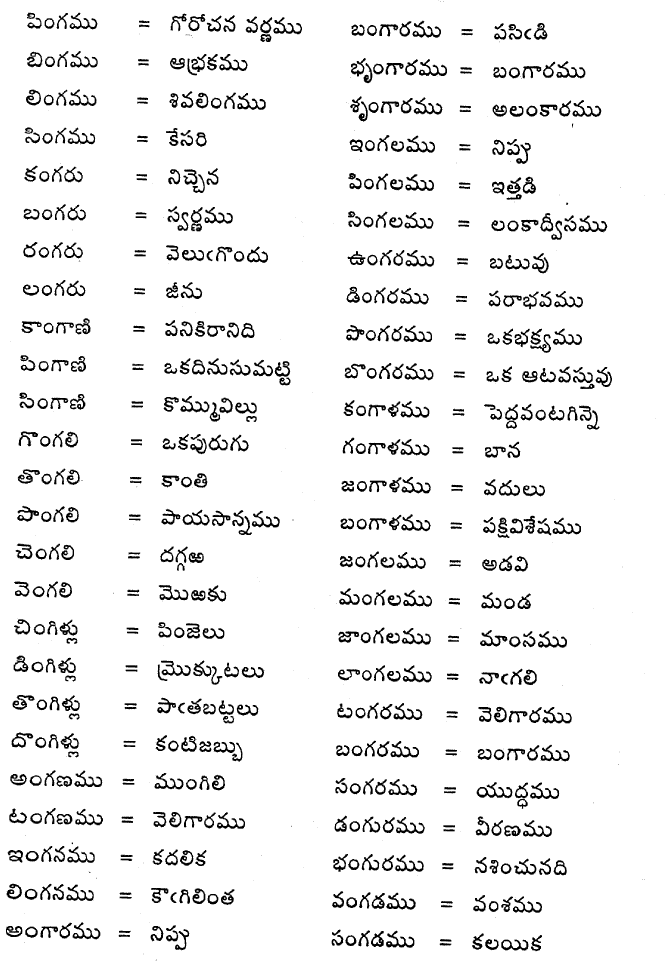
#> input picture data/praasa.tif, 2002 x 2908 px (shown at 1/3 size)
$ python -i line_seperate.py   (imports and definitions only)
#> lines starting #> are read from the running program, lines starting #| are printed output that depends on the picture; after the words box and inside, x2 and y2 are one past the last pixel; in counts of white or black regions, pixels touching at a corner belong together
# /usr/bin/env python3
#*-* coding: utf-8 *-*
'''
Detects lines in a binary text image.
'''
import numpy as np
from scipy import ndimage as nd
from PIL import Image as im
from PIL import ImageDraw as id
from scipy.ndimage import interpolation as inter

if False:
    log = print
else:
    log = lambda *_, **__: None


class Page():
    def __init__(self, path):
#> called with path = 'data/praasa.tif'
        self.path = path
        self.orig = im.open(path)
#> self.orig is the input picture: PIL image 2002x2908 1; 93.6% white; 834 black regions (228 under 20 px), largest, box (x1, y1, x2, y2) and area: (1430, 2346, 1537, 2395) 1636, (1159, 2678, 1247, 2729) 1426, (1158, 2792, 1243, 2843) 1422
        self.wd, self.ht = self.orig.size
        self.imgarr = np.asarray(self.orig.getdata()).reshape((self.ht, self.wd))
        self.imgarr //= 255
        self.imgarr = 1 - self.imgarr
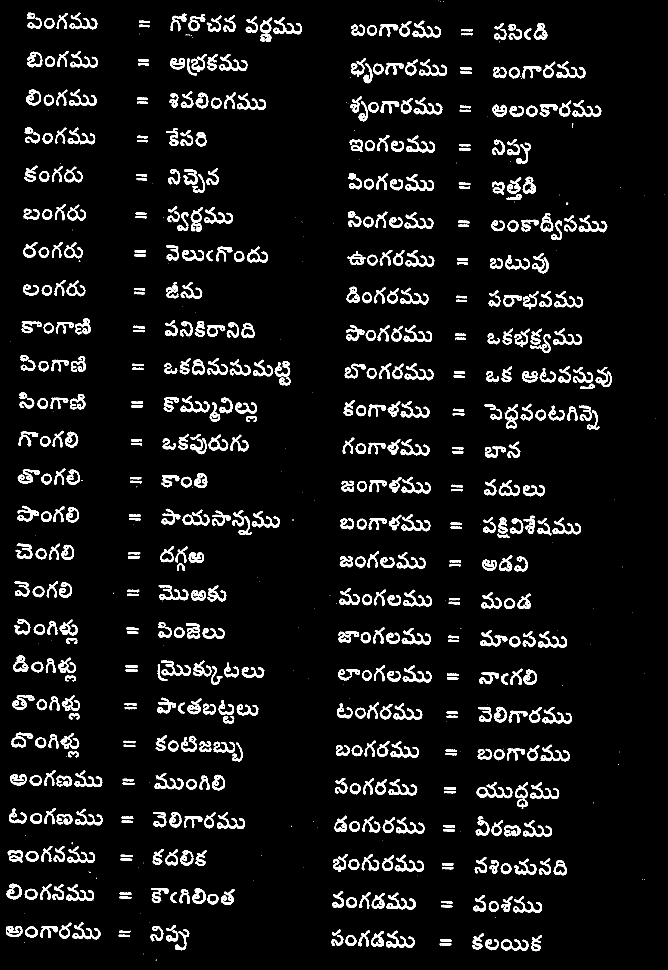
#> self.imgarr: shape (2908, 2002) int64 (shown at 1/3 size); values 0 (black) and 1 (white), 6.4% white; 834 white regions (228 under 20 px), largest, box (x1, y1, x2, y2) and area: (1430, 2346, 1537, 2395) 1636, (1159, 2678, 1247, 2729) 1426, (1158, 2792, 1243, 2843) 1422

        self.angle = None
        self.fft, self.best_harmonic, self.closed = [None] * 3
        self.hist, self.gauss_hist, self.d_gauss_hist = [None] * 3
        self.base_lines, self.top_lines, self.line_sep = [None] * 3
        self.num_lines = None

    def process(self):
        self.filter_noise()
        self.skew_correct()
        self.calc_hist()
        self.find_baselines()
        self.separate_lines()

    def filter_noise(self, ):
        self.imgarr = nd.median_filter(self.imgarr, size=3)
#> self.imgarr: shape (2908, 2002) int64; values 0 (black) and 1 (white), 6.4% white; 613 white regions (7 under 20 px), largest, box (x1, y1, x2, y2) and area: (1430, 2347, 1537, 2394) 1635, (1159, 2678, 1247, 2729) 1431, (1158, 2792, 1243, 2843) 1423

    def skew_correct(self, ):
        best_score = -1
        for a in np.linspace(-2, 2, 21):
            data = inter.rotate(self.imgarr, a, reshape=0, order=0)
            hist = np.sum(data, axis=1)
            score = np.sum((hist[1:] - hist[:-1]) ** 2)
            if score > best_score:
                self.angle = float(a)
                self.imgarr = data
                best_score = score
#> this loop made 21 passes
#> (score, best_score) on passes 1, 12, 13, 14, 15, 16: (469580, 469580), (506480, 506480), (541992, 541992), (580330, 580330), (816340, 816340), (968354, 968354)
#> pass 1, in skew_correct, `data = inter.rotate(self.imgarr, a, reshape=0, order=0)`:
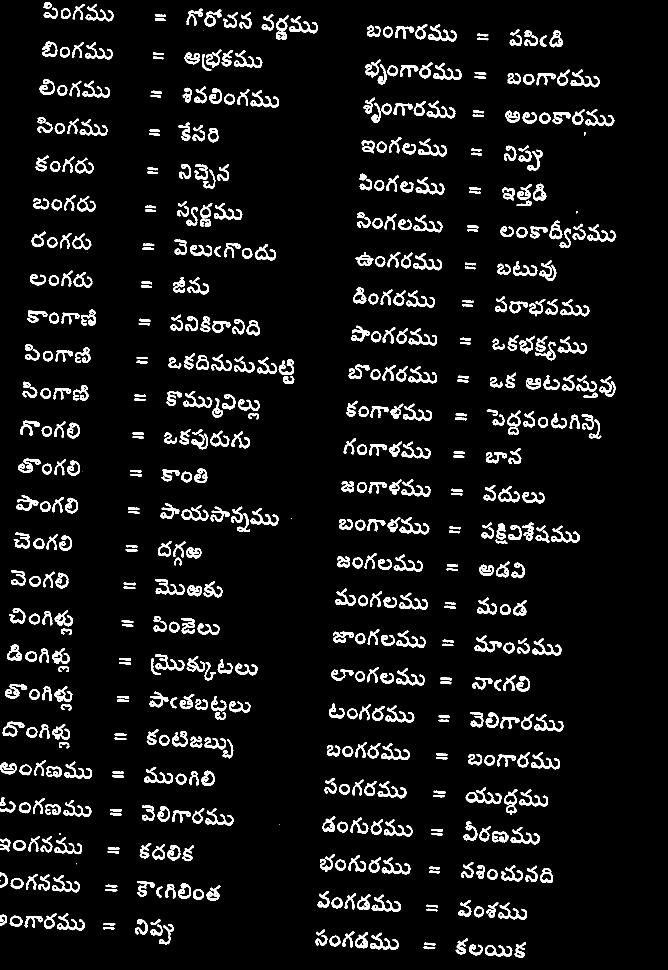
#> data: shape (2908, 2002) int64 (shown at 1/3 size); values 0 (black) and 1 (white), 6.4% white; 615 white regions (8 under 20 px), largest, box (x1, y1, x2, y2) and area: (1397, 2363, 1505, 2412) 1633, (1115, 2684, 1203, 2736) 1428, (1110, 2798, 1195, 2850) 1420
#> pass 2, in skew_correct, `data = inter.rotate(self.imgarr, a, reshape=0, order=0)`:
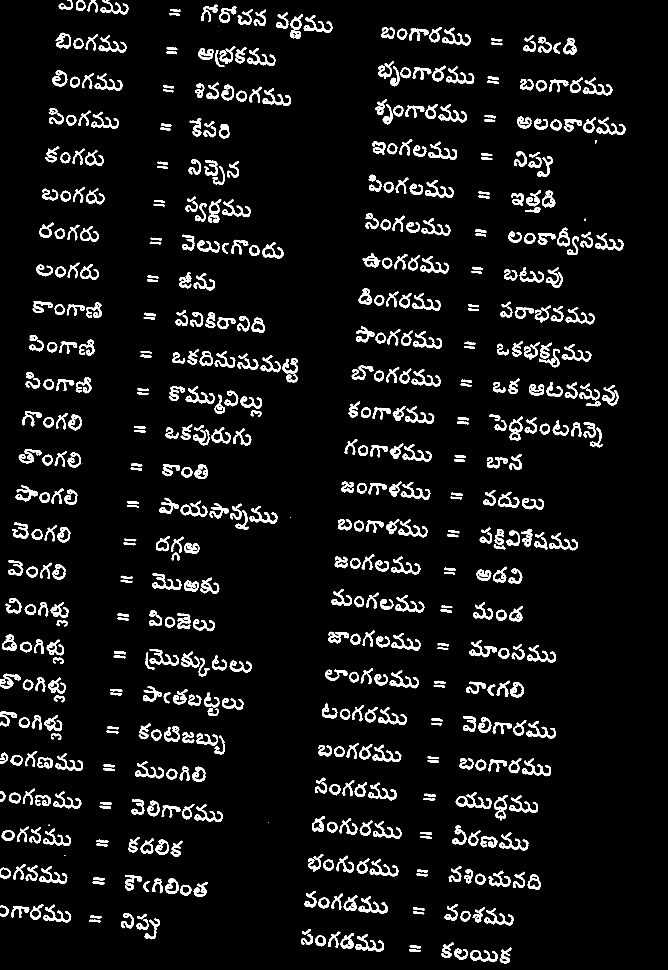
#> data: shape (2908, 2002) int64 (shown at 1/3 size); values 0 (black) and 1 (white), 6.3% white; 609 white regions (7 under 20 px), largest, box (x1, y1, x2, y2) and area: (1367, 2377, 1475, 2427) 1634, (1075, 2688, 1163, 2741) 1429, (1066, 2802, 1152, 2855) 1422
#> pass 3, in skew_correct, `data = inter.rotate(self.imgarr, a, reshape=0, order=0)`:
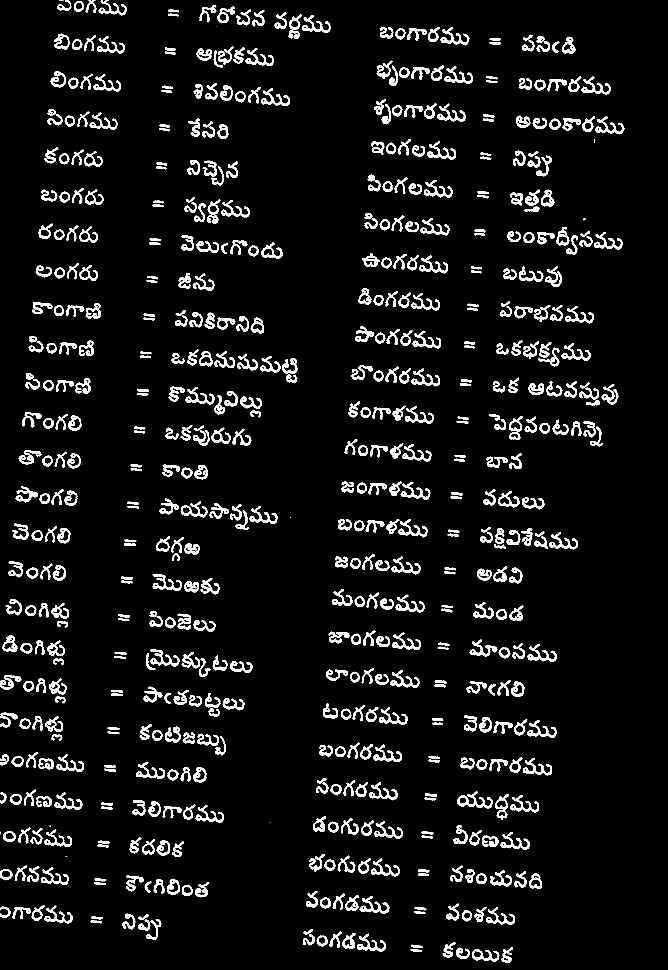
#> data: shape (2908, 2002) int64 (shown at 1/3 size); values 0 (black) and 1 (white), 6.3% white; 611 white regions (8 under 20 px), largest, box (x1, y1, x2, y2) and area: (1371, 2375, 1479, 2425) 1633, (1079, 2688, 1168, 2741) 1429, (1071, 2801, 1157, 2855) 1419
#> after the loop:
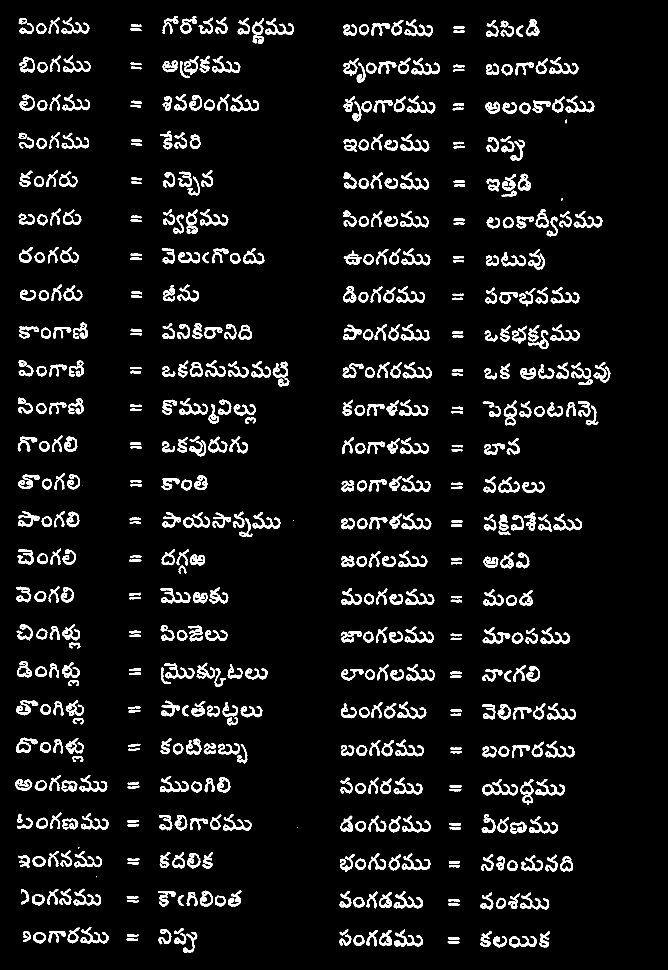
#> self.imgarr: shape (2908, 2002) int64 (shown at 1/3 size); values 0 (black) and 1 (white), 6.4% white; 614 white regions (7 under 20 px), largest, box (x1, y1, x2, y2) and area: (1446, 2337, 1554, 2386) 1633, (1181, 2673, 1269, 2725) 1428, (1182, 2787, 1267, 2840) 1420
#> after the loop, best_score = 968354; self.angle = 1

        print("Angle: ", self.angle)
#| Angle:  1.0
        self.ht, self.wd = self.imgarr.shape
        self.img = im.fromarray(255 * (1 - self.imgarr).astype("uint8")).convert("RGB")
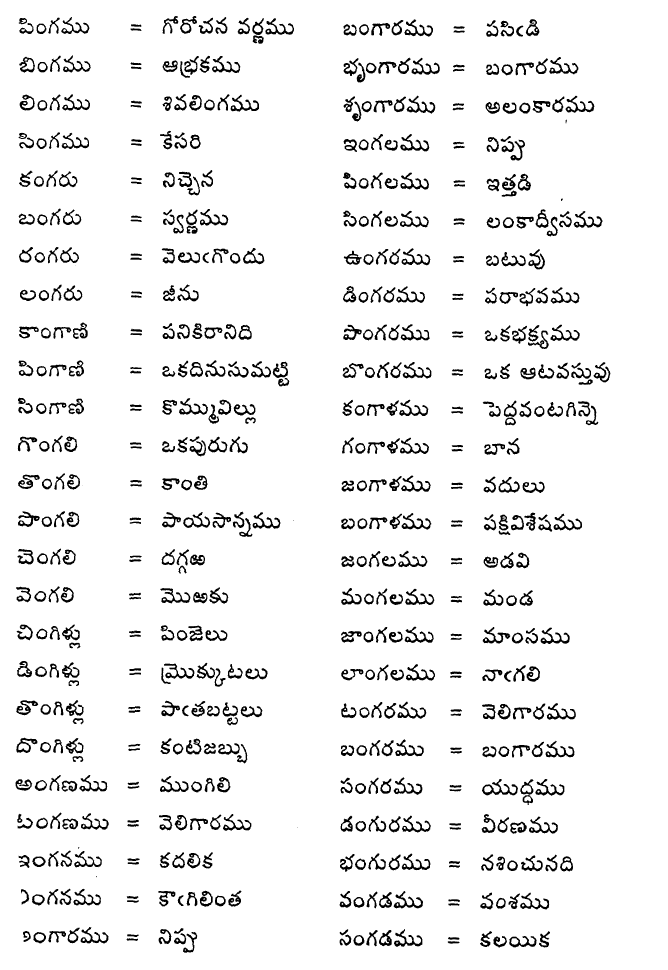
#> self.img: PIL image 2002x2908 RGB (shown at 1/3 size); 93.6% white; 614 black regions (7 under 20 px), largest, box (x1, y1, x2, y2) and area: (1446, 2337, 1554, 2386) 1633, (1181, 2673, 1269, 2725) 1428, (1182, 2787, 1267, 2840) 1420

    def calc_hist(self, ):
        hist_ = np.sum(self.imgarr, axis=1).astype('float')
#> hist_ = 2908 values, max 626 at index 1127, min 0 at index 0, mean 127.7
        hist_mean = np.mean(hist_)
#> hist_mean = 127.7
        self.fft = abs(np.fft.rfft(hist_ - hist_mean))
#> self.fft = 1455 values, max 208503.1 at index 26, min 1.11e-11 at index 0, mean 1691.2
        max_harm = int(np.argmax(self.fft))
#> max_harm = 26
        self.best_harmonic = self.ht // (1 + max_harm)
#> self.best_harmonic = 107
        assert max_harm > 0

        self.closed = nd.binary_closing(self.imgarr, structure=np.ones((1, self.best_harmonic // 4)))
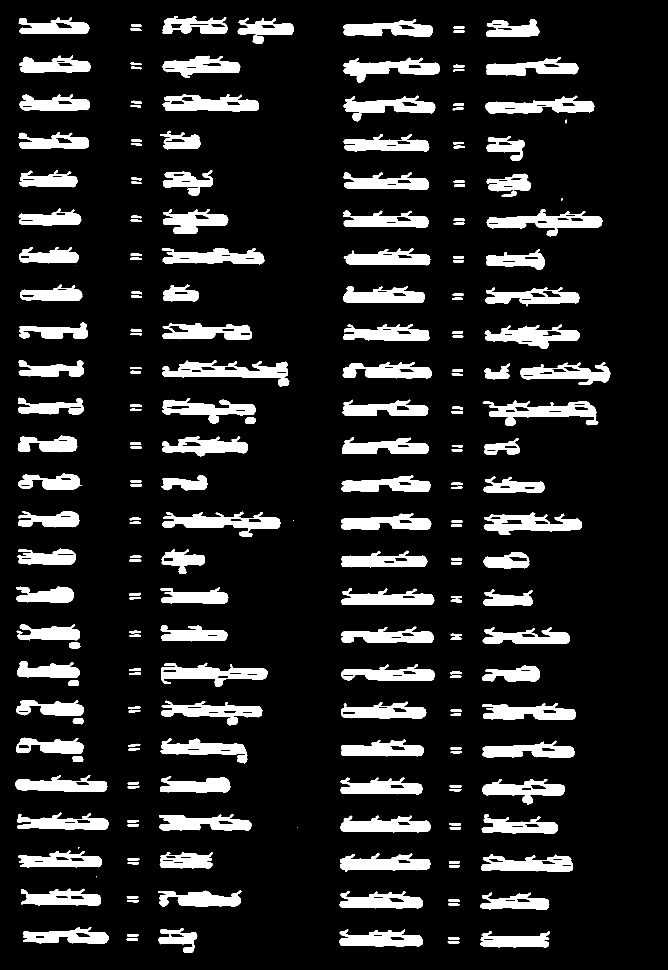
#> self.closed: shape (2908, 2002) bool (shown at 1/3 size); 12.9% white; 223 white regions (6 under 20 px), largest, box (x1, y1, x2, y2) and area: (486, 1081, 864, 1134) 11375, (486, 1535, 841, 1611) 10818, (1460, 628, 1808, 709) 10665
        self.hist = np.sum(self.closed, axis=1).astype("float")
#> self.hist = 2908 values, max 1140 at index 1124, min 0 at index 0, mean 257.6
        self.gauss_hist = nd.filters.gaussian_filter1d(
            self.hist,
            self.best_harmonic / 16, mode='constant',
            cval=0,
            truncate=2.0)
#> self.gauss_hist = 2908 values, max 991.6 at index 319, min 0 at index 0, mean 257.6
        self.d_gauss_hist = nd.filters.convolve(self.gauss_hist, [-1, 0, 1])
#> self.d_gauss_hist = 2908 values, max 116.5 at index 1132, min -81.07 at index 2005, mean -7.82e-17

    def find_baselines(self, ):
        d_hist = self.d_gauss_hist
#> d_hist has the same summary as self.d_gauss_hist in calc_hist
        gmaxval = np.max(d_hist)
#> gmaxval = 116.5
        maxloc = np.argmax(d_hist)
#> maxloc = 1132
        peakthresh = gmaxval / 10.0
#> peakthresh = 11.65
        zerothresh = gmaxval / 50.0
#> zerothresh = 2.33
        inpeak = False
        min_dist_in_peak = self.best_harmonic / 2.0
#> min_dist_in_peak = 53.5
        self.base_lines = []
        log("Max Hist: {:.2f} Peakthresh: {:.2f} Zerothresh: {:.2f} Min Dist in Peak: {:.2f}"
            "".format(gmaxval, peakthresh, zerothresh, min_dist_in_peak))

        for irow, val in enumerate(d_hist):
            if not inpeak:
                if val > peakthresh:
                    inpeak = True
                    maxval = val
                    maxloc = irow
                    mintosearch = irow + min_dist_in_peak
                    log('\ntransition to in-peak: mintosearch : ', mintosearch, end='')
                    # accept no zeros between i and i+mintosearch

            else:  # in peak, look for max
                if val > maxval:
                    maxval = val
                    maxloc = irow
                    mintosearch = irow + min_dist_in_peak
                    log('\nMoved mintosearch to', mintosearch, end='')
                elif irow > mintosearch and val <= zerothresh:
                    # leave peak and save the last baseline found
                    inpeak = False
                    log('\nFound baseline #', maxloc, end='')
                    self.base_lines.append(maxloc)

            log(' @{}'.format(irow), end='')
#> this loop made 2908 passes
#> (inpeak, maxval, mintosearch) on passes 93, 208, 322: (True, 16.77, 145.5), (True, 18.21, 260.5), (True, 16.33, 374.5)
#> after the loop, maxloc = 2835; maxval = 74.15; mintosearch = 2888.5; self.base_lines = 25 values from 103 to 2835

        if inpeak:
            self.base_lines.append(maxloc)
            log('\nFound baseline #', maxloc, end='')

        self.num_lines = len(self.base_lines)
#> self.num_lines = 25

    def separate_lines(self, ):
        self.top_lines = []
        self.line_sep = [np.where(self.gauss_hist[0:self.base_lines[0]] == 0)[0][-1]]
#> self.line_sep = [34]
        log(self.base_lines)

        for ibase, base in enumerate(self.base_lines):
            # Find top lines
            frm = 0 if ibase == 0 else self.line_sep[ibase]
            log(" Searching for top line in range : ", frm, base)
            top_at = np.argmin(self.d_gauss_hist[frm:base])
            self.top_lines.append(frm + top_at)
            log(" Top at: ", top_at, frm + top_at)

            # Find line separation
            to = self.base_lines[ibase + 1] if ibase + 1 < self.num_lines else self.ht
            sep_at = np.argmin(self.gauss_hist[base + 1:to])
            self.line_sep.append(base + 1 + sep_at)
            log(" Line Sep at ", sep_at, base + 1 + sep_at)
#> this loop made 25 passes
#> (base, frm, top_at, to, sep_at) on passes 1 to 8: (103, 0, 64, 219, 40), (219, 144, 42, 333, 41), (333, 261, 41, 449, 45), (449, 379, 37, 563, 45), (563, 495, 39, 679, 49), (679, 613, 33, 791, 42), (791, 722, 36, 907, 29), (907, 821, 50, 1019, 24)
#> after the loop, self.line_sep = 26 values from 34 to 2871; self.top_lines = 25 values from 64 to 2796

    def get_line(self, iline):
        return self.imgarr[self.line_sep[iline]:self.line_sep[iline + 1]]

    # [58 lines left out: functions get_info, get_hists_info, get_image_with_hist, draw_lines, not called in this run]

    def get_image_with_hist_and_lines(self, width):
        appended_img = self.get_image_with_hist(width)
        return self.draw_lines(appended_img)

    # [14 lines left out: functions save_image_with_hist_and_lines, main, not called in this run]


# [3 lines not run here, left out]

>>> result = Page('data/praasa.tif').process()
